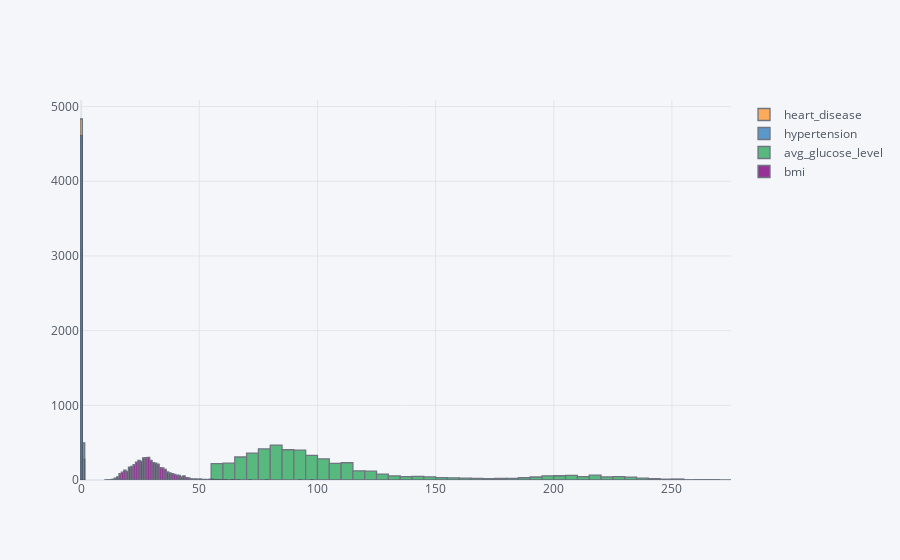

Source (notebook cell):
### Markdown cell above
Some features have skewness. After visualizing them we will try to handle with their skewness by "np.log" and "PowerTransformer". Let's first take a close look at those in details.

### Code cell
df[skew_cols.index].iplot(kind='hist');

### Figure 1 — Plotly figure (JSON) as saved in the notebook; plotly's stock layout.template omitted (floating-point values rounded to 4 significant figures; data arrays with more than 128 entries replaced by an {"elided": "..."} marker saying what was removed)
{"data": [{"histfunc": "count", "histnorm": "", "marker": {"color": "rgba(255, 153, 51, 1.0)", "line": {"color": "#4D5663", "width": 1.3}}, "name": "heart_disease", "opacity": 0.8, "orientation": "v", "type": "histogram", "x": {"elided": "5110 int values"}}, {"histfunc": "count", "histnorm": "", "marker": {"color": "rgba(55, 128, 191, 1.0)", "line": {"color": "#4D5663", "width": 1.3}}, "name": "hypertension", "opacity": 0.8, "orientation": "v", "type": "histogram", "x": {"elided": "5110 int values"}}, {"histfunc": "count", "histnorm": "", "marker": {"color": "rgba(50, 171, 96, 1.0)", "line": {"color": "#4D5663", "width": 1.3}}, "name": "avg_glucose_level", "opacity": 0.8, "orientation": "v", "type": "histogram", "x": {"elided": "5110 float values"}}, {"histfunc": "count", "histnorm": "", "marker": {"color": "rgba(128, 0, 128, 1.0)", "line": {"color": "#4D5663", "width": 1.3}}, "name": "bmi", "opacity": 0.8, "orientation": "v", "type": "histogram", "x": {"elided": "5110 float values"}}], "layout": {"barmode": "overlay", "legend": {"bgcolor": "#F5F6F9", "font": {"color": "#4D5663"}}, "paper_bgcolor": "#F5F6F9", "plot_bgcolor": "#F5F6F9", "title": {"font": {"color": "#4D5663"}}, "xaxis": {"gridcolor": "#E1E5ED", "showgrid": true, "tickfont": {"color": "#4D5663"}, "title": {"font": {"color": "#4D5663"}, "text": ""}, "zerolinecolor": "#E1E5ED"}, "yaxis": {"gridcolor": "#E1E5ED", "showgrid": true, "tickfont": {"color": "#4D5663"}, "title": {"font": {"color": "#4D5663"}, "text": ""}, "zerolinecolor": "#E1E5ED"}}}
